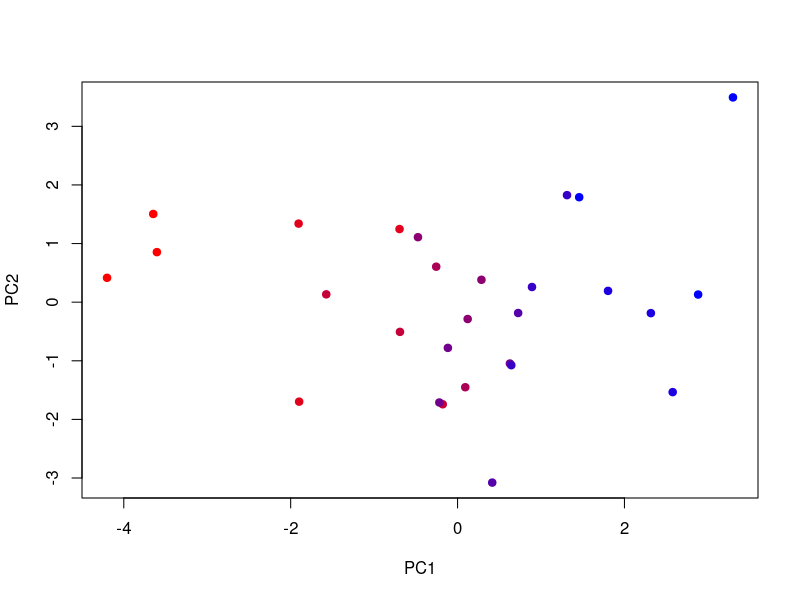
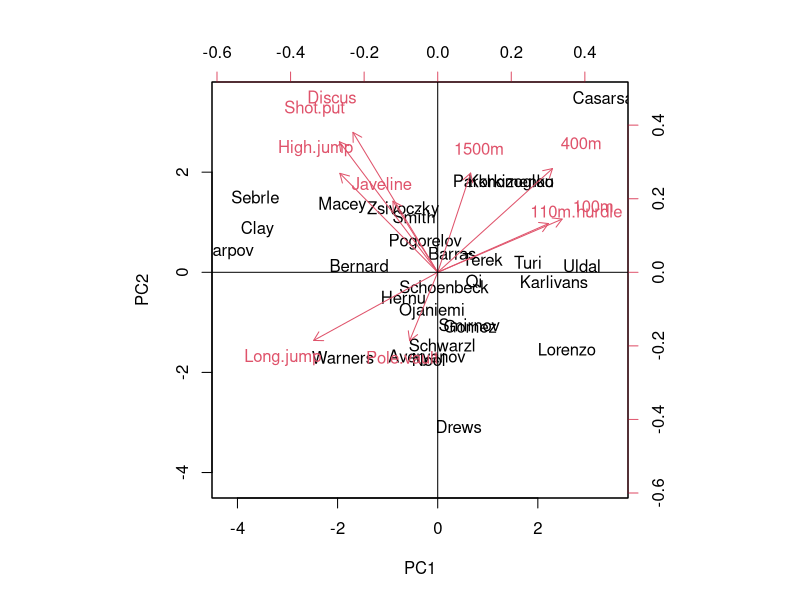
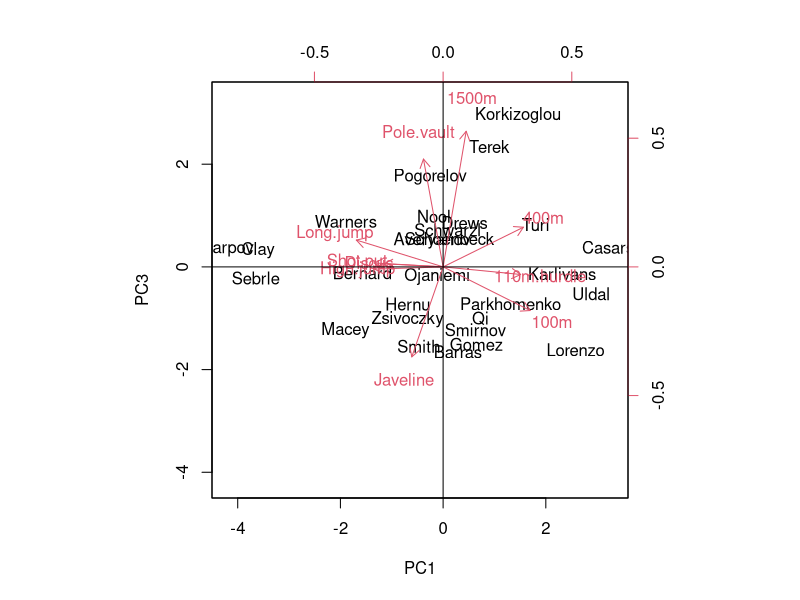
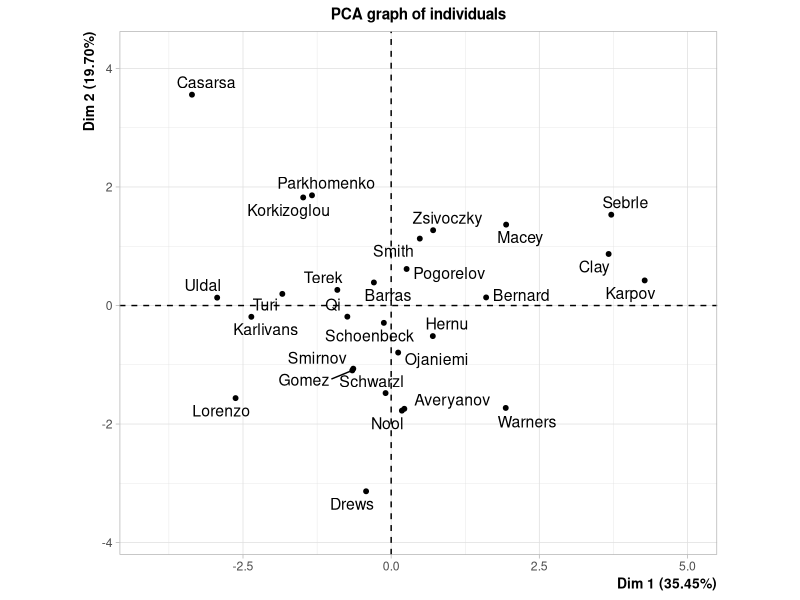
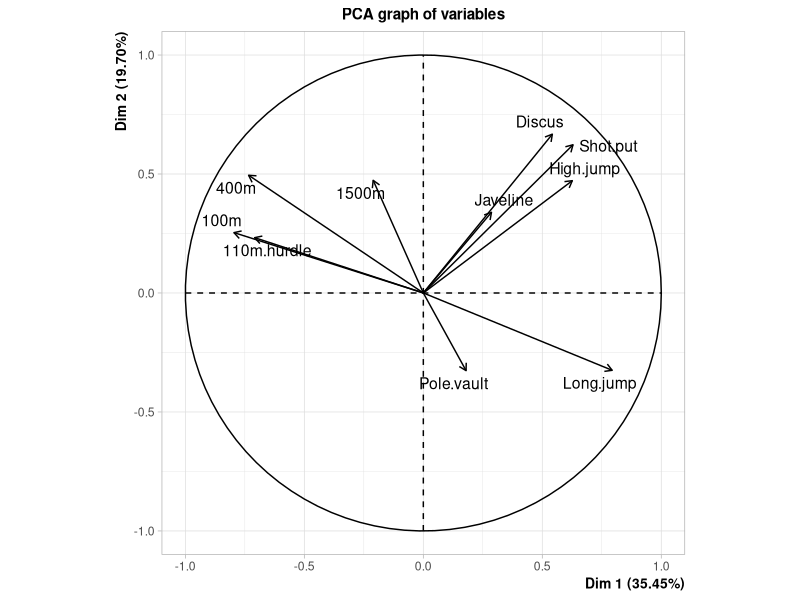
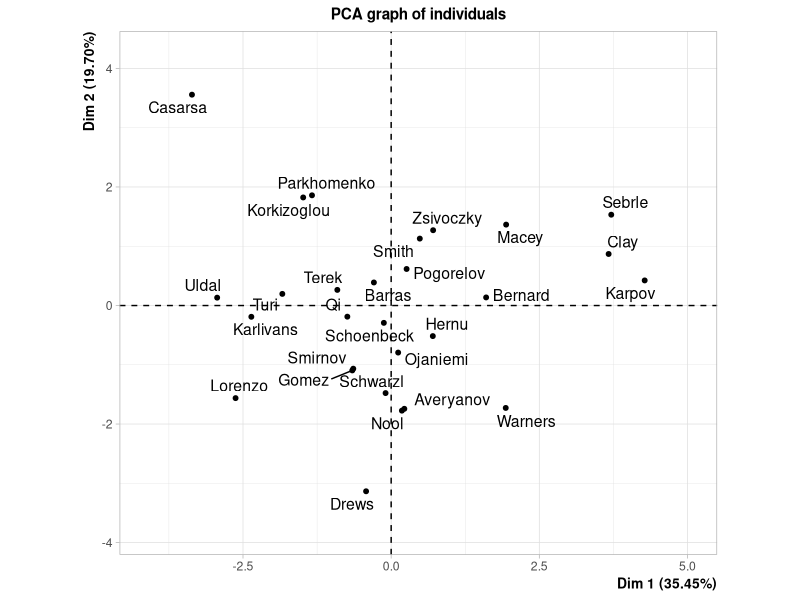

R code for these plots, in order:
library(FactoMineR)

data(decathlon)
deca <- decathlon[14:41,1:10]
head(deca)

deca.scaled <- scale(x = deca,
                     center = TRUE,
                     scale = TRUE)

S <- cor(deca.scaled)

e <- eigen(S)

pca <- prcomp(deca.scaled)

U <- pca$rotation[,1:2]

dim(U)

dim(deca.scaled)

projection <- deca.scaled%*%U

projection

rbPal <- colorRampPalette(c('red','blue'))

decacolors <- rbPal(10)[as.numeric(cut(decathlon[14:41,]$Rank,breaks = 10))]

plot(projection, col=decacolors, pch=19)

biplot(pca,scale=0)
abline(h=0)
abline(v=0)

pca$rotation[,1]

biplot(pca,choices = c(1,3),scale=0)
abline(h=0)
abline(v=0)

res.pca <- PCA(deca.scaled,graph=TRUE)

summary(res.pca)

plot(res.pca)
